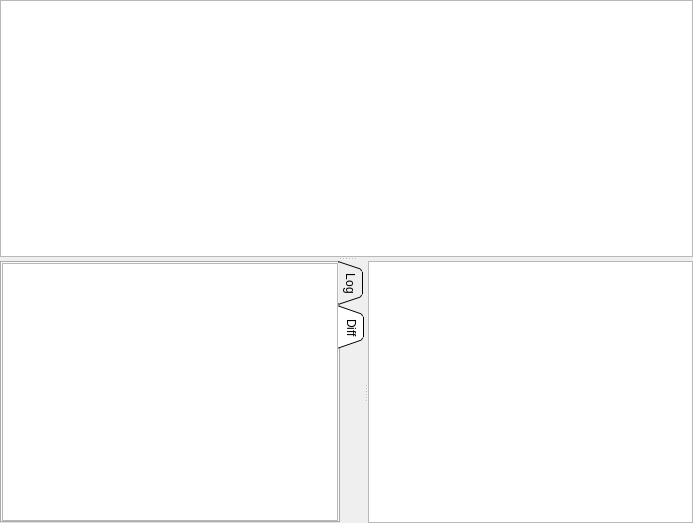
<?xml version="1.0" encoding="UTF-8"?>
<ui version="4.0">
 <class>TabRev</class>
 <widget class="QWidget" name="TabRev">
  <property name="geometry">
   <rect>
    <x>0</x>
    <y>0</y>
    <width>693</width>
    <height>523</height>
   </rect>
  </property>
  <property name="windowTitle">
   <string>Rev list</string>
  </property>
  <layout class="QHBoxLayout">
   <property name="spacing">
    <number>0</number>
   </property>
   <property name="margin">
    <number>0</number>
   </property>
   <item>
    <widget class="QSplitter" name="horizontalSplitter">
     <property name="orientation">
      <enum>Qt::Vertical</enum>
     </property>
     <widget class="ListView" name="listViewLog">
      <property name="contextMenuPolicy">
       <enum>Qt::CustomContextMenu</enum>
      </property>
      <property name="acceptDrops">
       <bool>true</bool>
      </property>
      <property name="alternatingRowColors">
       <bool>true</bool>
      </property>
      <property name="selectionMode">
       <enum>QAbstractItemView::ExtendedSelection</enum>
      </property>
      <property name="rootIsDecorated">
       <bool>false</bool>
      </property>
      <property name="uniformRowHeights">
       <bool>true</bool>
      </property>
      <property name="itemsExpandable">
       <bool>false</bool>
      </property>
      <property name="allColumnsShowFocus">
       <bool>true</bool>
      </property>
     </widget>
     <widget class="QSplitter" name="verticalSplitter">
      <property name="orientation">
       <enum>Qt::Horizontal</enum>
      </property>
      <widget class="QStackedWidget" name="stackedPanes">
       <property name="currentIndex">
        <number>0</number>
       </property>
       <widget class="QTabWidget" name="tabLogDiff">
        <property name="tabPosition">
         <enum>QTabWidget::East</enum>
        </property>
        <property name="tabShape">
         <enum>QTabWidget::Triangular</enum>
        </property>
        <property name="currentIndex">
         <number>1</number>
        </property>
        <widget class="QWidget" name="Log">
         <attribute name="title">
          <string>Log</string>
         </attribute>
         <layout class="QVBoxLayout">
          <property name="spacing">
           <number>0</number>
          </property>
          <property name="margin">
           <number>0</number>
          </property>
          <item>
           <widget class="RevDesc" name="textBrowserDesc">
            <property name="lineWrapMode">
             <enum>QTextEdit::WidgetWidth</enum>
            </property>
           </widget>
          </item>
         </layout>
        </widget>
        <widget class="QWidget" name="Diff">
         <attribute name="title">
          <string>Diff</string>
         </attribute>
         <layout class="QHBoxLayout">
          <property name="spacing">
           <number>0</number>
          </property>
          <property name="margin">
           <number>0</number>
          </property>
          <item>
           <widget class="PatchContent" name="textEditDiff">
            <property name="documentTitle">
             <string comment="testing with diff view">test</string>
            </property>
            <property name="undoRedoEnabled">
             <bool>false</bool>
            </property>
            <property name="lineWrapMode">
             <enum>QTextEdit::NoWrap</enum>
            </property>
            <property name="readOnly">
             <bool>true</bool>
            </property>
            <property name="tabStopWidth">
             <number>20</number>
            </property>
           </widget>
          </item>
         </layout>
        </widget>
       </widget>
      </widget>
      <widget class="FileList" name="fileList">
       <property name="contextMenuPolicy">
        <enum>Qt::CustomContextMenu</enum>
       </property>
      </widget>
     </widget>
    </widget>
   </item>
  </layout>
 </widget>
 <layoutdefault spacing="6" margin="11"/>
 <customwidgets>
  <customwidget>
   <class>ListView</class>
   <extends>QTreeView</extends>
   <header>listview.h</header>
  </customwidget>
  <customwidget>
   <class>FileList</class>
   <extends>QListWidget</extends>
   <header>filelist.h</header>
  </customwidget>
  <customwidget>
   <class>RevDesc</class>
   <extends>QTextBrowser</extends>
   <header>revdesc.h</header>
  </customwidget>
  <customwidget>
   <class>PatchContent</class>
   <extends>QTextEdit</extends>
   <header>patchcontent.h</header>
  </customwidget>
 </customwidgets>
 <includes>
  <include location="local">revdesc.h</include>
 </includes>
 <resources/>
 <connections/>
</ui>
